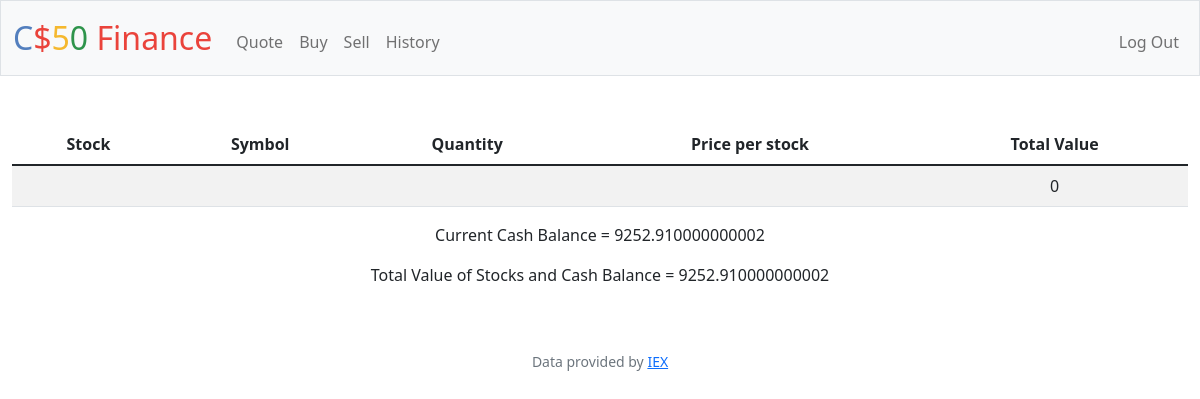
Page / (signed in) on the earlier database version.
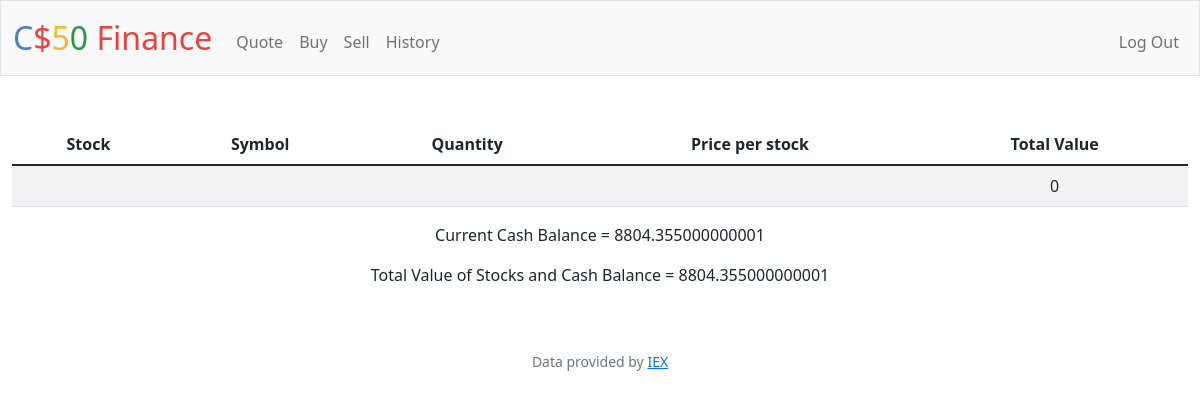
Same page on the later database version.
### tables this page shows
CREATE TABLE users (id INTEGER PRIMARY KEY AUTOINCREMENT NOT NULL, username TEXT NOT NULL, hash TEXT NOT NULL, cash NUMERIC NOT NULL DEFAULT 10000.00);

### app.py (the view)
@app.route("/")
@login_required
def index():
    current_stocks = db.execute("SELECT stock_name,stock_symbol,stock_count,price FROM current_stocks WHERE user_id = ?",session["user_id"])
    total_stock_value = 0
    cash = db.execute("SELECT cash FROM users WHERE id = ?", session["user_id"])
    for stock in current_stocks:
        stock_info = lookup(stock["stock_symbol"])
        stock["current_price"] = stock_info["price"] * stock["stock_count"]
        stock["each_stock"] = stock_info["price"]
        total_stock_value += stock["current_price"]
    return render_template("index.html",current_stocks=current_stocks,total_stock_value=total_stock_value,cash = cash[0]["cash"])

### app.py (called while the page is built)
@app.after_request
def after_request(response):
    response.headers["Cache-Control"] = "no-cache, no-store, must-revalidate"
    response.headers["Expires"] = 0
    response.headers["Pragma"] = "no-cache"
    return response

### helpers.py (called while the page is built)
def login_required(f):
    @wraps(f)
    def decorated_function(*args, **kwargs):
        if session.get("user_id") is None:
            return redirect("/login")
        return f(*args, **kwargs)
    return decorated_function

### templates/index.html (shortened to what this page needs)
{% extends "layout.html" %}
{% block main %}
        <div class="mb-3">
            <table class="table table-striped table-hover">
                <thead>
                    <tr>
                        <th>Stock</th>
                        <th>Symbol</th>
                        <th>Quantity</th>
                        <th>Price per stock</th>
                        <th>Total Value</th>
                    </tr>
                </thead>
                <tr>
                    <td></td>
                    <td></td>
                    <td></td>
                    <td></td>
                    <td>{{total_stock_value}}</td>
                </tr>
            </table>
            <p>Current Cash Balance = {{cash}}</p>
            <p>Total Value of Stocks and Cash Balance = {{ total_stock_value + cash }}</p>
        </div>
{% endblock %}

### templates/layout.html (shortened to what this page needs)
<!DOCTYPE html>
<html lang="en">
    <head>
        <link href="https://cdn.jsdelivr.net/npm/bootstrap@5.1.3/dist/css/bootstrap.min.css" rel="stylesheet">
        <link href="/static/styles.css" rel="stylesheet">
    </head>
    <body>
        <nav class="bg-light border navbar navbar-expand-md navbar-light">
            <div class="container-fluid">
                <a class="navbar-brand" href="/"><span class="blue">C</span><span class="red">$</span><span class="yellow">5</span><span class="green">0</span> <span class="red">Finance</span></a>
                <div class="collapse navbar-collapse" id="navbar">
                    {% if session["user_id"] %}
                        <ul class="navbar-nav me-auto mt-2">
                            <li class="nav-item"><a class="nav-link" href="/quote">Quote</a></li>
                            <li class="nav-item"><a class="nav-link" href="/buy">Buy</a></li>
                            <li class="nav-item"><a class="nav-link" href="/sell">Sell</a></li>
                            <li class="nav-item"><a class="nav-link" href="/history">History</a></li>
                        </ul>
                        <ul class="navbar-nav ms-auto mt-2">
                            <li class="nav-item"><a class="nav-link" href="/logout">Log Out</a></li>
                        </ul>
                    {% else %}
                        <ul class="navbar-nav ms-auto mt-2">
                            <li class="nav-item"><a class="nav-link" href="/register">Register</a></li>
                            <li class="nav-item"><a class="nav-link" href="/login">Log In</a></li>
                        </ul>
                    {% endif %}
                </div>
            </div>
        </nav>
        <main class="container-fluid py-5 text-center">
            {% block main %}{% endblock %}
        </main>
        <footer class="mb-5 small text-center text-muted">
            Data provided by <a href="https://iexcloud.io/">IEX</a>
        </footer>
    </body>
</html>

### static/styles.css (style rules this page uses)
nav .navbar-brand { font-size: xx-large; }
nav .navbar-brand .blue { color: #537fbe; }
nav .navbar-brand .red { color: #ea433b; }
nav .navbar-brand .yellow { color: #f5b82e; }
nav .navbar-brand .green { color: #2e944b; }

Differences in the rows shown:
changed users: cash "9252.910000000002" → "8804.355000000001"; total_stock_value+cash "9252.910000000002" → "8804.355000000001"
